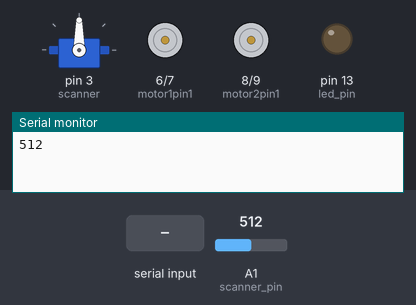
Bench run of a sketch on a simulated Arduino Uno, built with avr-gcc and run on an emulated ATmega328P. Parts: servo, motor-driver pin pairs drawn as motors (green arrow = first pin HIGH = forward, orange = second pin HIGH = backward, longer = more drive), output pins drawn as LEDs (lit = HIGH), the last lines printed to the serial monitor. The test bench sets the inputs (shaded band); at power-on: A1 (scanner_pin) = 512.

Above: at 3.2 s.
3.3 s: byte 30 received over Serial
At 4.1 s:
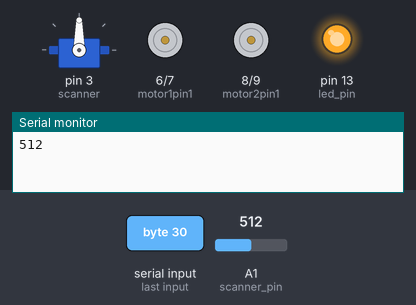
At 5.2 s:
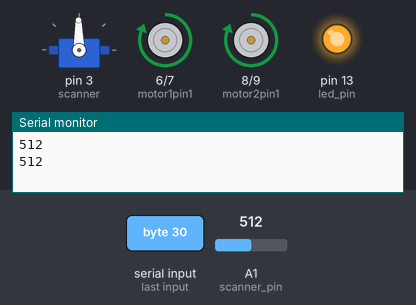
5.8 s: byte 90 received over Serial
At 7.1 s:
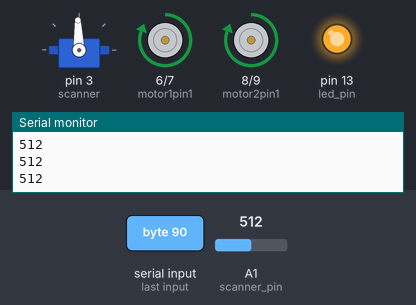
Timing chart, 0 to 8.8 s (numbered marks = the images above; inputs shaded):
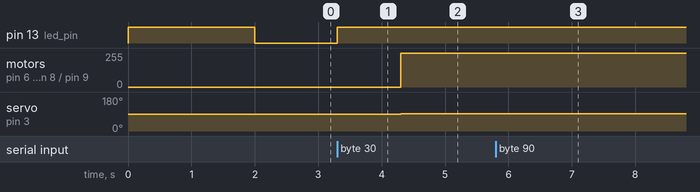

Measured:
- after the input at 3.3 s, pin 13 (led_pin): LOW → HIGH at once; motor on pin 6 (motor1pin1) / pin 7 (motor1pin2), motor on pin 8 (motor2pin1) / pin 9 (motor2pin2): stopped → forward 255/255 after 1.0 s; servo on pin 3 (scanner): 90° → 91° after 1.0 s
- after the input at 5.8 s, servo on pin 3 (scanner): 91° → 92° after 1.0 s

The sketch:

stampy.ino
```cpp
#include <Servo.h>
char INBYTE;
int motor1pin1=6;
int motor1pin2=7;
int motor2pin1=8;
int motor2pin2=9;
Servo scanner;

int distance = 0;  //holds value from IR scanner
int scan_threshold = 0;  //threshold for detecting an object
int scan_angle = 90;  //angle that the scanning servo is at
int led_pin = 13;  //pin that status LED is connnected to
int scanner_pin = 1;

//scans for target
void scan()
{
  distance = analogRead(scanner_pin);

  if(distance > scan_threshold)  //object detected
  {
    if(scan_angle > 0)  //overflow protection
      scan_angle -= 1;  //turn scanner left
  }
  else  //no object detected
  {
    if(scan_angle < 180)  //overflow protection
      scan_angle += 1;  //turn right
  }

  scanner.write(scan_angle);  //set servo angle to scan_angle
}

void auto_calibrate()  //automatically find the target sensing threshold
{
  scan_threshold = analogRead(scanner_pin);
}

void setup()
{
  pinMode(motor1pin1,OUTPUT);
  pinMode(motor1pin2,OUTPUT);
  pinMode(motor2pin1,OUTPUT);
  pinMode(motor2pin2,OUTPUT);
  scanner.attach(3);
  pinMode(led_pin, OUTPUT);
  Serial.begin(9600);  //Begin serial communcation
  pinMode( led_pin, OUTPUT );

  //Turn LED on to signal autocalibration,
  //wait 2 seconds, autocalibrate, then turn LED off
  digitalWrite(led_pin, HIGH);
  delay(2000);
  auto_calibrate();
  digitalWrite(led_pin, LOW);
}

void loop()
{
   Serial.println(analogRead(scanner_pin)); //Write the value of the photoresistor to the serial monitor.
   while (!Serial.available());   // stay here so long as COM port is empty
   INBYTE = Serial.read();        // read next available byte
   analogWrite(led_pin, analogRead(scanner_pin));  //send the value to the ledPin. Depending on value of resistor
                                                //you have  to divide the value. for example,
                                                //with a 10k resistor divide the value by 2, for 100k resistor divide by 4.
   delay(1000); //short delay for faster response to light.
   scan();

  //if object detected on left, turn left
  if(scan_angle <= 50)
  {
    digitalWrite(motor1pin1,LOW);
    digitalWrite(motor1pin2,HIGH);
    digitalWrite(motor2pin1,HIGH);
    digitalWrite(motor2pin2,LOW);
  }
  //if object detected on right, turn right
  else if(scan_angle >= 130)
  {
    digitalWrite(motor1pin1,HIGH);
    digitalWrite(motor1pin2,LOW);
    digitalWrite(motor2pin1,LOW);
    digitalWrite(motor2pin2,HIGH);
  }
  //object is centered, go strait
  else
  {
    digitalWrite(motor1pin1,HIGH);
    digitalWrite(motor1pin2,LOW);
    digitalWrite(motor2pin1,HIGH);
    digitalWrite(motor2pin2,LOW);
  }
  delay(15);  //small delay to prevent crazy oscillations
}
```
